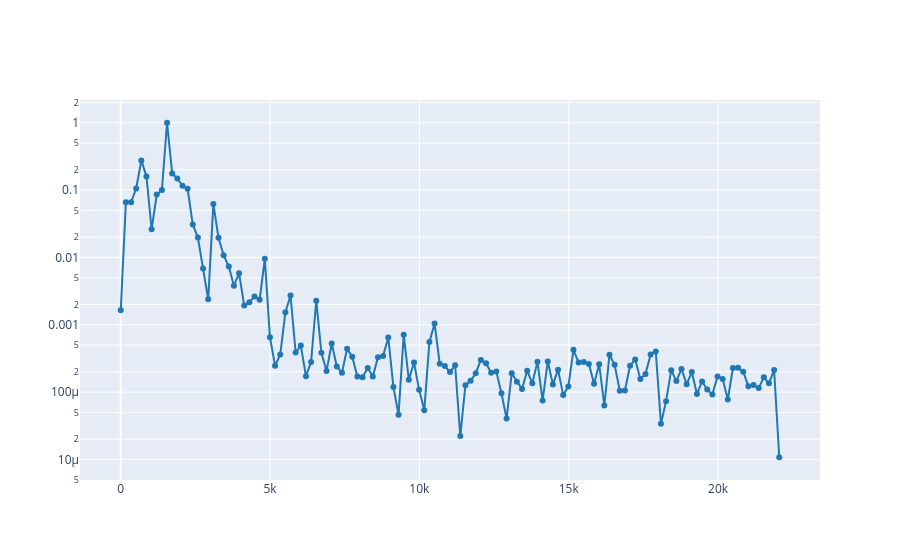

Write notebook code for a chart like this one.
### Markdown cell above
1.2. Select a time where almost all harmonics are present and plot the spectrum at that time.

### Code cell
time_selected = 0.2
plot_spectrum_at(ff, tt, S, time_selected)

### Figure 1 — Plotly figure (JSON) as saved in the notebook; plotly's stock layout.template omitted (floating-point values rounded to 4 significant figures; data arrays with more than 128 entries replaced by an {"elided": "..."} marker saying what was removed)
{"data": [{"line": {"color": "#1f77b4", "shape": "linear"}, "mode": "lines+markers", "type": "scatter", "x": {"elided": "129 float values"}, "y": {"elided": "129 float values"}}], "layout": {"yaxis": {"type": "log"}}}
